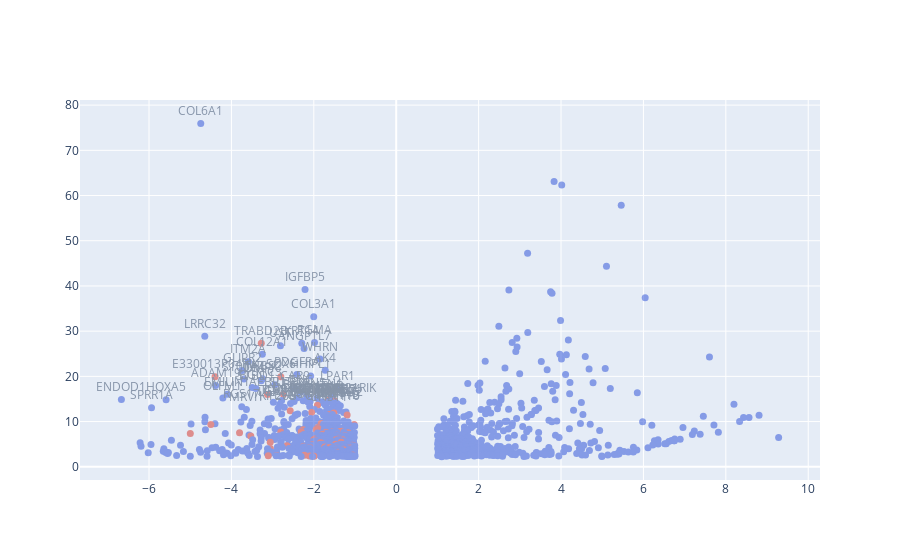

Write notebook code for a chart like this one.
### Code cell
fig.add_trace(trace1)
fig.show()

### Figure 1 — Plotly figure (JSON) as saved in the notebook; plotly's stock layout.template omitted (floating-point values rounded to 4 significant figures; data arrays with more than 128 entries replaced by an {"elided": "..."} marker saying what was removed)
{"data": [{"marker": {"color": {"elided": "1165 str values"}, "size": 7}, "mode": "markers+text", "opacity": 0.5, "text": ["COL6A1", "IGFBP5", "COL3A1", "LRRC32", "RGMA", "TRABD2B", "KRT14", "UST", "ANGPTL7", "COL12A1", "WHRN", "ITM2A", "AK4", "GLIPR2", "PDGFRA", "HHIPL1", "E330013P04RIK", "SOX6", "THBS2", "S100A4", "DMPK", "C3", "ADAM19", "BGN", "STBD1", "LPAR1", "CAR9", "TNC", "EMILIN1", "SLIT3", "AEBP1", "PTPN5", "FN1", "DLX1", "OLFM1", "FAM131B", "ENDOD1", "HOXA5", "LYNX1", "PXDN", "COL5A1", "CTSH", "C130026I21RIK", "BTBD17", "ADAMTSL4", "FBLN1", "GJB3", "IGFBP4", "IFIT3", "IFI27L2A", "ISM1", "TLR5", "NDRG2", "NDRG1", "GM13431", "IFIT2", "NMNAT2", "LGALS2", "CMPK2", "CNTLN", "TMEM119", "GATA5", "NOTUM", "RGS17", "PCYT1B", "EVL", "SPRR1A", "GM11110", "KIF26B", "CHST1", "MRVI1"], "textposition": "top center", "type": "scatter", "x": {"elided": "1165 float values"}, "y": {"elided": "1165 float values"}}], "layout": {}}
